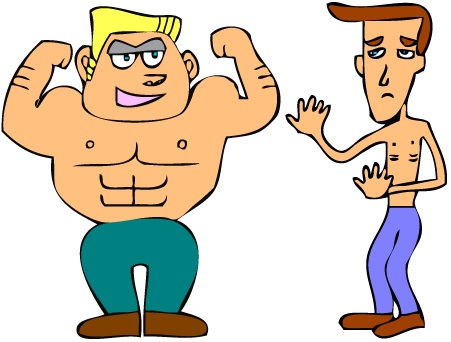
#> input picture opencv-tutorial/brothers.jpg, 451 x 342 px
$ python image-arithmetics-logic.py
#> lines starting #> are read from the running program, lines starting #| are printed output that depends on the picture; pictures that were not available may be replaced by others from this repository, and a replacement may not be noted
"""
https://pythonprogramming.net/image-arithmetics-logic-python-opencv-tutorial/?completed=/image-operations-python-opencv-tutorial/
"""

import cv2


def demo1():
    """ 1
    """

    # add = cv2.add(img1, img2)
    # cv2.imshow('add', add)

    weighted = cv2.addWeighted(img1, 0.6, img2, 0.4, 0)
    cv2.imshow('weighted', weighted)


def demo2():
    """ 2
    """
    rows, cols, _ = img3.shape
    roi = img1[0:rows, 0:cols]

    img3gray = cv2.cvtColor(img3, cv2.COLOR_BGR2GRAY)
    _, mask = cv2.threshold(img3gray, 240, 255, cv2.THRESH_BINARY_INV)

    # cv2.imshow('mask', mask)

    mask_inv = cv2.bitwise_not(mask)
    img1_bg = cv2.bitwise_and(roi, roi, mask=mask_inv)
    img3_fg = cv2.bitwise_and(img3, img3, mask=mask)

    dst = cv2.add(img1_bg, img3_fg)
    img1[0:rows, 0:cols] = dst

    cv2.imshow('res', img1)

img1 = cv2.imread('brothers.jpg')
#> img1 is the input picture: shape (342, 451, 3); mean B, G, R 186.2, 203.4, 215.2
img2 = cv2.imread('colors.jpg')
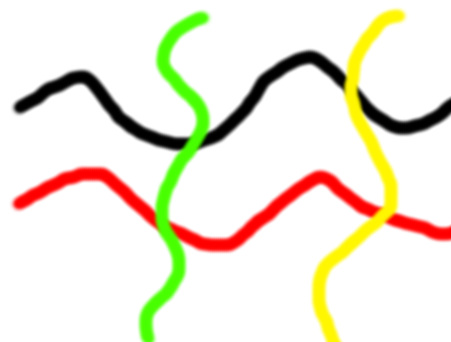
#> input picture opencv-tutorial/colors.jpg, 451 x 342 px
#> img2 is the input picture: shape (342, 451, 3); mean B, G, R 217.8, 234.1, 238.4
img3 = cv2.imread('tux-python-egg.jpg')
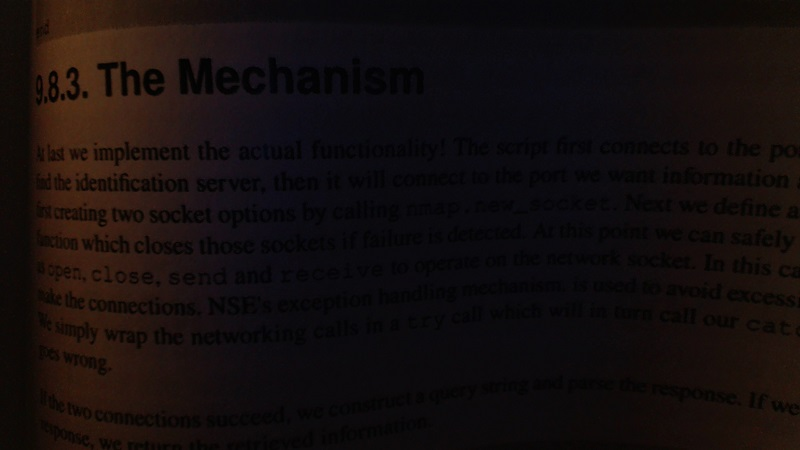
#> input picture opencv-tutorial/bookpage.jpg, 800 x 450 px, given in place of tux-python-egg.jpg, which was not available
#> img3 is the input picture: shape (450, 800, 3); mean B, G, R 13.4, 13.6, 20.3

# demo1()
demo2()
#> in demo2, `img3gray = cv2.cvtColor(img3, cv2.COLOR_BGR2GRAY)`:
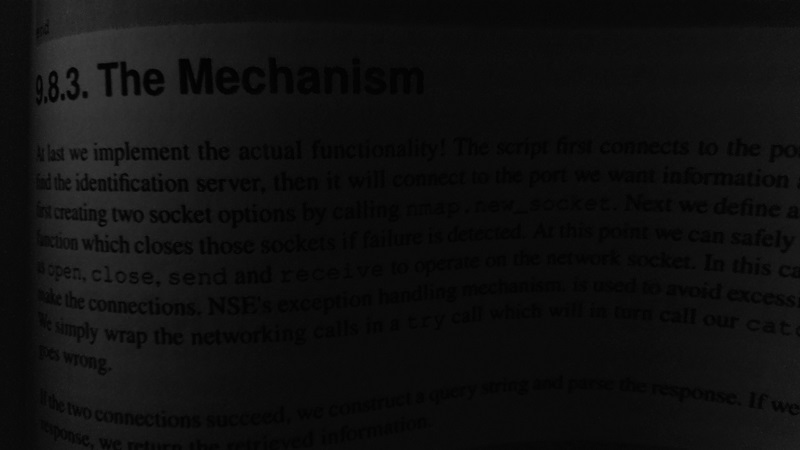
#> img3gray: shape (450, 800); min 0, max 64, mean 15.6
#> in demo2, `_, mask = cv2.threshold(img3gray, 240, 255, cv2.THRESH_BINARY_INV)`: mask: shape (450, 800); every value is 255
#> in demo2, `mask_inv = cv2.bitwise_not(mask)`: mask_inv: shape (450, 800); every value is 0
#> (the run stopped early here; a loop or call above may not have finished)
